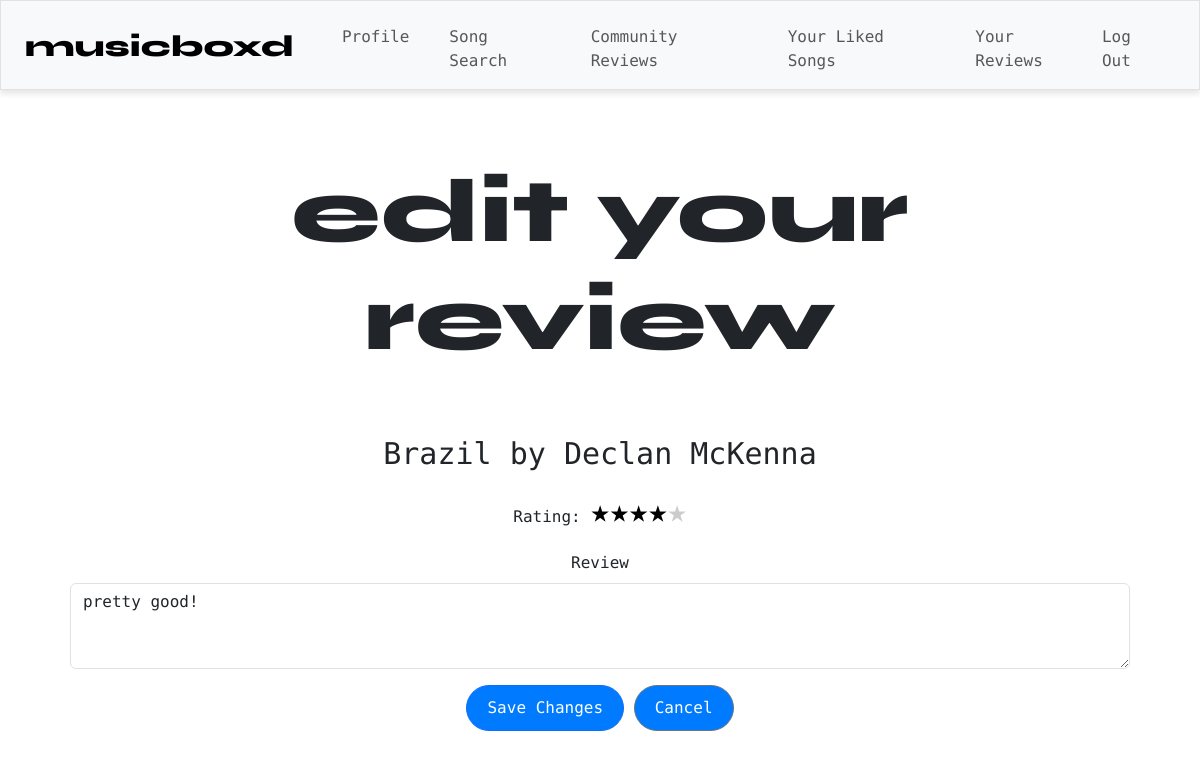
Page /edit_review/14 (signed in) on the committed database.
### tables this page shows
CREATE TABLE songs ( id TEXT PRIMARY KEY, title TEXT NOT NULL, artist TEXT NOT NULL);

CREATE TABLE reviews ( id INTEGER PRIMARY KEY, review TEXT NOT NULL, rating INTEGER NOT NULL, user_id INTEGER NOT NULL, song_id TEXT NOT NULL, timestamp DATETIME DEFAULT CURRENT_TIMESTAMP, FOREIGN KEY (user_id) REFERENCES users (id), FOREIGN KEY (song_id) REFERENCES songs (id) );

### app.py (the view, shortened to what this page needs)
@app.route("/edit_review/<int:review_id>", methods=["GET", "POST"])
@login_required
def edit_review(review_id):
    try:
        review = db.execute("""
            SELECT reviews.*, songs.title AS song_title, songs.artist AS song_artist
            FROM reviews
            JOIN songs ON reviews.song_id = songs.id
            WHERE reviews.id = ? AND reviews.user_id = ?
        """, review_id, session["user_id"])
        if not review:
            error_message = "An error occurred while editing your review."
            return render_template("song.html", error_message=error_message, song_id=song_id)
        if request.method == "GET":
            return render_template("edit_review.html", review=review[0])
    except Exception:
        error_message = "An error occurred while editing your review."
        return render_template("profile.html", error_message=error_message)

### helpers.py (called while the page is built)
def login_required(f):
    @wraps(f)
    def decorated_function(*args, **kwargs):
        if session.get("user_id") is None:
            return redirect("/login")
        return f(*args, **kwargs)
    return decorated_function

### templates/edit_review.html (shortened to what this page needs)
{% extends "layout.html" %}
{% block main %}
<div class="container">
    <h1 class="syne">edit your<br>review</h1>
    <br>
    <h2>{{ review.song_title }} by {{ review.song_artist }}</h2>
    <form action="{{ url_for('edit_review', review_id=review.id) }}" method="POST">
        <div class="mb-3">
            <label for="rating">Rating:</label>
            <div class="stars-input">
                {% for star in range(5, 0, -1) %}
                    <label for="star{{ star }}">★</label>
                {% endfor %}
            </div>
        </div>
        <div class="mb-3">
            <label for="review" class="form-label">Review</label>
            <textarea class="form-control" id="review" name="review" rows="3">{{ review.review }}</textarea>
        </div>
        <button type="submit" class="btn btn-primary">Save Changes</button>
        <a href="{{ url_for('all_reviews') }}" class="btn btn-secondary">Cancel</a>
    </form>
</div>
{% endblock %}

### static/styles.css (style rules this page uses)
h1 { font-size: 90px; }
h2 { font-size: 30px; margin-top: 30px; margin-bottom: 15px; }
.btn { display: inline-block; padding: 10px 20px; background-color: #007bff; color: white; text-align: center; text-decoration: none; border-radius: 50px; font-size: 16px; cursor: pointer; transition: background-color 0.3s ease; }
.container { padding: 20px; }
body { background-color: #ffffff; font-family: "Space Mono"; overflow: visible; }
.syne { font-family: "Syne", sans-serif; font-optical-sizing: auto; font-weight: 800; font-style: normal; }
.stars-input { display: inline-flex; direction: rtl; }
.stars-input label { font-size: 2rem; color: #ccc; cursor: pointer; transition: color 0.2s ease-in-out; }
.stars-input input:checked ~ label, .stars-input label:hover, .stars-input label:hover ~ label { color: #000000; }

### rows in the picture
songs: song_title "Brazil", song_artist "Declan McKenna"
reviews: review "pretty good!"
